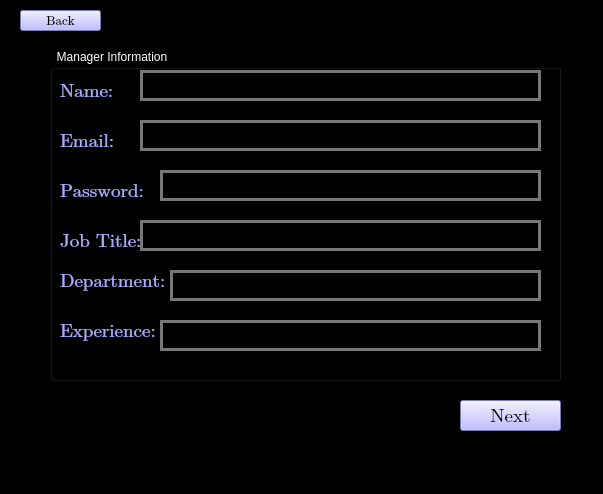
<?xml version="1.0" encoding="UTF-8"?>
<ui version="4.0">
 <class>MainWindow</class>
 <widget class="QMainWindow" name="MainWindow">
  <property name="geometry">
   <rect>
    <x>0</x>
    <y>0</y>
    <width>603</width>
    <height>494</height>
   </rect>
  </property>
  <property name="windowTitle">
   <string>MainWindow</string>
  </property>
  <property name="styleSheet">
   <string notr="true">QWidget {
    background-color:rgb(0, 0, 0)
}</string>
  </property>
  <widget class="QWidget" name="centralwidget">
   <widget class="QPushButton" name="nextButton">
    <property name="geometry">
     <rect>
      <x>460</x>
      <y>400</y>
      <width>101</width>
      <height>31</height>
     </rect>
    </property>
    <property name="font">
     <font>
      <family>Cambria Math</family>
      <pointsize>14</pointsize>
     </font>
    </property>
    <property name="styleSheet">
     <string notr="true">QPushButton {
    background-color: rgb(170, 170, 255);
    color: rgb(0, 0, 0);

}


QPushButton:hover {
    background-color:rgb(128, 120, 215);
    color: rgb(0, 0, 0)
}

QPushButton:pressed {
    background-color: rgb(85, 170, 127);
    color: rgb(0, 0, 0)
}
</string>
    </property>
    <property name="text">
     <string>Next</string>
    </property>
   </widget>
   <widget class="QGroupBox" name="groupBox">
    <property name="geometry">
     <rect>
      <x>50</x>
      <y>50</y>
      <width>511</width>
      <height>331</height>
     </rect>
    </property>
    <property name="styleSheet">
     <string notr="true">QGroupBox::title {
    color: rgb(255, 255, 255);
    subcontrol-origin: margin; /* Adjust the positioning of the title */
    padding: 0 5px; /* Optional: add space around the title */
}</string>
    </property>
    <property name="title">
     <string>Manager Information</string>
    </property>
    <widget class="QLabel" name="label_2">
     <property name="geometry">
      <rect>
       <x>10</x>
       <y>80</y>
       <width>71</width>
       <height>21</height>
      </rect>
     </property>
     <property name="font">
      <font>
       <family>Cambria Math</family>
       <pointsize>14</pointsize>
      </font>
     </property>
     <property name="styleSheet">
      <string notr="true">QLabel {
   color: rgb(170, 170, 255);
}</string>
     </property>
     <property name="text">
      <string>Email: </string>
     </property>
    </widget>
    <widget class="QLabel" name="label">
     <property name="geometry">
      <rect>
       <x>10</x>
       <y>30</y>
       <width>71</width>
       <height>21</height>
      </rect>
     </property>
     <property name="font">
      <font>
       <family>Cambria Math</family>
       <pointsize>14</pointsize>
      </font>
     </property>
     <property name="styleSheet">
      <string notr="true">QLabel {
   color: rgb(170, 170, 255);
}</string>
     </property>
     <property name="text">
      <string>Name: </string>
     </property>
    </widget>
    <widget class="QLineEdit" name="lineEditname">
     <property name="geometry">
      <rect>
       <x>90</x>
       <y>20</y>
       <width>401</width>
       <height>31</height>
      </rect>
     </property>
     <property name="styleSheet">
      <string notr="true">QLineEdit {
    background-color: rgb(0, 0, 0);
    border: 3px solid #777777; /* Optional: border color */
    padding: 5px; /* Optional: padding for better spacing */
}
</string>
     </property>
    </widget>
    <widget class="QLineEdit" name="lineEditemail">
     <property name="geometry">
      <rect>
       <x>90</x>
       <y>70</y>
       <width>401</width>
       <height>31</height>
      </rect>
     </property>
     <property name="styleSheet">
      <string notr="true">QLineEdit {
    background-color: rgb(0, 0, 0);
    border: 3px solid #777777; /* Optional: border color */
    padding: 5px; /* Optional: padding for better spacing */
}
</string>
     </property>
    </widget>
    <widget class="QLineEdit" name="lineEditpassword">
     <property name="geometry">
      <rect>
       <x>110</x>
       <y>120</y>
       <width>381</width>
       <height>31</height>
      </rect>
     </property>
     <property name="styleSheet">
      <string notr="true">QLineEdit {
    background-color: rgb(0, 0, 0);
    border: 3px solid #777777; /* Optional: border color */
    padding: 5px; /* Optional: padding for better spacing */
}
</string>
     </property>
    </widget>
    <widget class="QLabel" name="label_3">
     <property name="geometry">
      <rect>
       <x>10</x>
       <y>130</y>
       <width>91</width>
       <height>21</height>
      </rect>
     </property>
     <property name="font">
      <font>
       <family>Cambria Math</family>
       <pointsize>14</pointsize>
      </font>
     </property>
     <property name="styleSheet">
      <string notr="true">QLabel {
   color: rgb(170, 170, 255);
}</string>
     </property>
     <property name="text">
      <string>Password: </string>
     </property>
    </widget>
    <widget class="QLabel" name="label_4">
     <property name="geometry">
      <rect>
       <x>10</x>
       <y>180</y>
       <width>91</width>
       <height>21</height>
      </rect>
     </property>
     <property name="font">
      <font>
       <family>Cambria Math</family>
       <pointsize>14</pointsize>
      </font>
     </property>
     <property name="styleSheet">
      <string notr="true">QLabel {
   color: rgb(170, 170, 255);
}</string>
     </property>
     <property name="text">
      <string>Job Title:</string>
     </property>
    </widget>
    <widget class="QLabel" name="label_5">
     <property name="geometry">
      <rect>
       <x>10</x>
       <y>220</y>
       <width>111</width>
       <height>21</height>
      </rect>
     </property>
     <property name="font">
      <font>
       <family>Cambria Math</family>
       <pointsize>14</pointsize>
      </font>
     </property>
     <property name="styleSheet">
      <string notr="true">QLabel {
   color: rgb(170, 170, 255);
}</string>
     </property>
     <property name="text">
      <string>Department:</string>
     </property>
    </widget>
    <widget class="QLabel" name="label_6">
     <property name="geometry">
      <rect>
       <x>10</x>
       <y>270</y>
       <width>101</width>
       <height>21</height>
      </rect>
     </property>
     <property name="font">
      <font>
       <family>Cambria Math</family>
       <pointsize>14</pointsize>
      </font>
     </property>
     <property name="styleSheet">
      <string notr="true">QLabel {
   color: rgb(170, 170, 255);
}</string>
     </property>
     <property name="text">
      <string>Experience:</string>
     </property>
    </widget>
    <widget class="QLineEdit" name="lineEditposition">
     <property name="geometry">
      <rect>
       <x>90</x>
       <y>170</y>
       <width>401</width>
       <height>31</height>
      </rect>
     </property>
     <property name="styleSheet">
      <string notr="true">QLineEdit {
    background-color: rgb(0, 0, 0);
    border: 3px solid #777777; /* Optional: border color */
    padding: 5px; /* Optional: padding for better spacing */
}
</string>
     </property>
    </widget>
    <widget class="QLineEdit" name="lineEditdepartment">
     <property name="geometry">
      <rect>
       <x>120</x>
       <y>220</y>
       <width>371</width>
       <height>31</height>
      </rect>
     </property>
     <property name="styleSheet">
      <string notr="true">QLineEdit {
    background-color: rgb(0, 0, 0);
    border: 3px solid #777777; /* Optional: border color */
    padding: 5px; /* Optional: padding for better spacing */
}
</string>
     </property>
    </widget>
    <widget class="QLineEdit" name="lineEditexperience">
     <property name="geometry">
      <rect>
       <x>110</x>
       <y>270</y>
       <width>381</width>
       <height>31</height>
      </rect>
     </property>
     <property name="styleSheet">
      <string notr="true">QLineEdit {
    background-color: rgb(0, 0, 0);
    border: 3px solid #777777; /* Optional: border color */
    padding: 5px; /* Optional: padding for better spacing */
}
</string>
     </property>
    </widget>
   </widget>
   <widget class="QPushButton" name="backButton">
    <property name="geometry">
     <rect>
      <x>20</x>
      <y>10</y>
      <width>81</width>
      <height>21</height>
     </rect>
    </property>
    <property name="font">
     <font>
      <family>Cambria Math</family>
      <pointsize>10</pointsize>
     </font>
    </property>
    <property name="styleSheet">
     <string notr="true">QPushButton {
    background-color: rgb(170, 170, 255);
    color: rgb(0, 0, 0);

}


QPushButton:hover {
    background-color:rgb(128, 120, 215);
    color: rgb(0, 0, 0)
}

QPushButton:pressed {
    background-color: rgb(85, 170, 127);
    color: rgb(0, 0, 0)
}
</string>
    </property>
    <property name="text">
     <string>Back</string>
    </property>
   </widget>
  </widget>
  <widget class="QMenuBar" name="menubar">
   <property name="geometry">
    <rect>
     <x>0</x>
     <y>0</y>
     <width>603</width>
     <height>21</height>
    </rect>
   </property>
  </widget>
  <widget class="QStatusBar" name="statusbar"/>
 </widget>
 <resources/>
 <connections/>
</ui>
